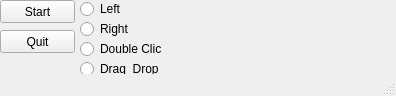
<?xml version="1.0" encoding="UTF-8"?>
<ui version="4.0">
 <class>MainWindow</class>
 <widget class="QMainWindow" name="MainWindow">
  <property name="geometry">
   <rect>
    <x>0</x>
    <y>0</y>
    <width>396</width>
    <height>96</height>
   </rect>
  </property>
  <property name="focusPolicy">
   <enum>Qt::NoFocus</enum>
  </property>
  <property name="windowTitle">
   <string>Python Simplified Automatization Click System</string>
  </property>
  <widget class="QWidget" name="centralwidget">
   <widget class="QPushButton" name="startButton">
    <property name="geometry">
     <rect>
      <x>0</x>
      <y>0</y>
      <width>75</width>
      <height>23</height>
     </rect>
    </property>
    <property name="text">
     <string>Start</string>
    </property>
   </widget>
   <widget class="QRadioButton" name="dragDropRadioButton">
    <property name="geometry">
     <rect>
      <x>80</x>
      <y>60</y>
      <width>82</width>
      <height>18</height>
     </rect>
    </property>
    <property name="text">
     <string>Drag &amp; Drop</string>
    </property>
   </widget>
   <widget class="QRadioButton" name="doubleClickRadioButton">
    <property name="geometry">
     <rect>
      <x>80</x>
      <y>40</y>
      <width>82</width>
      <height>18</height>
     </rect>
    </property>
    <property name="text">
     <string>Double Click</string>
    </property>
   </widget>
   <widget class="QRadioButton" name="rightRadioButton">
    <property name="geometry">
     <rect>
      <x>80</x>
      <y>20</y>
      <width>82</width>
      <height>18</height>
     </rect>
    </property>
    <property name="text">
     <string>Right</string>
    </property>
   </widget>
   <widget class="QRadioButton" name="leftRadioButton">
    <property name="geometry">
     <rect>
      <x>80</x>
      <y>0</y>
      <width>82</width>
      <height>18</height>
     </rect>
    </property>
    <property name="text">
     <string>Left</string>
    </property>
   </widget>
   <widget class="QPushButton" name="quitButton">
    <property name="geometry">
     <rect>
      <x>0</x>
      <y>30</y>
      <width>75</width>
      <height>23</height>
     </rect>
    </property>
    <property name="text">
     <string>Quit</string>
    </property>
   </widget>
  </widget>
  <widget class="QStatusBar" name="statusBar"/>
 </widget>
 <resources/>
 <connections/>
</ui>
